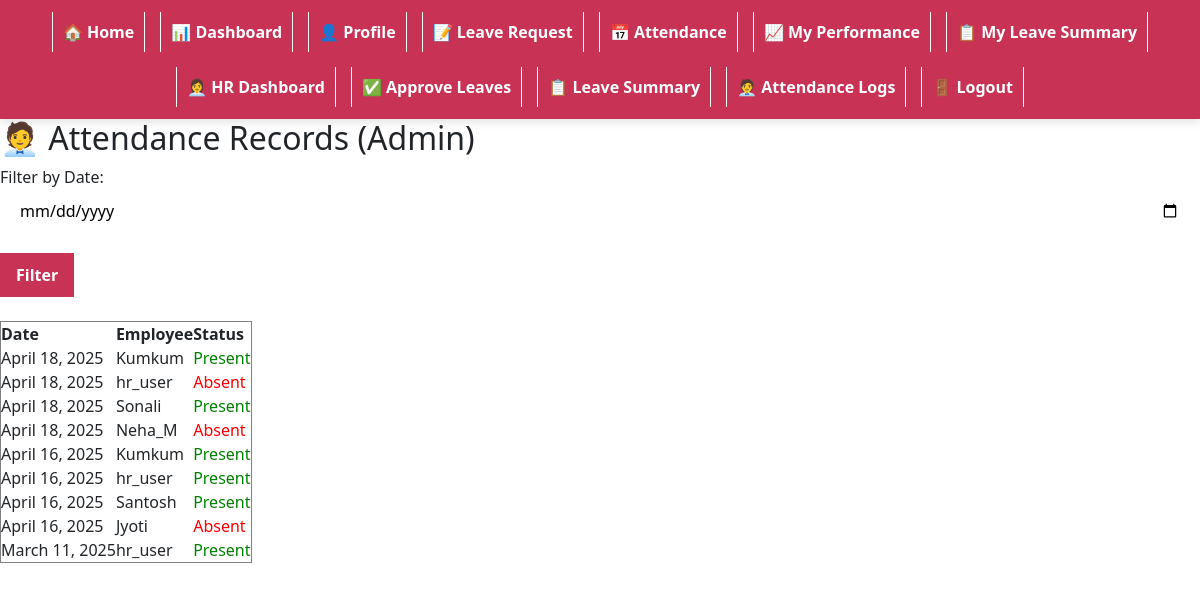
The app's page /admin-attendance/ (signed in) with its own data.
### core/models.py (models this page shows)
class Attendance(models.Model):
    employee = models.ForeignKey(User, on_delete=models.CASCADE)
    date = models.DateField(auto_now_add=True)
    status = models.CharField(max_length=10, choices=(('Present', 'Present'), ('Absent', 'Absent')))

### core/views.py (the view)
# urls.py: path('admin-attendance/', views.admin_attendance_view, name='admin_attendance'),
@staff_member_required
def admin_attendance_view(request):
    from django.db.models import Q
    from datetime import datetime
    date_str = request.GET.get("date")
    if date_str:
        try:
            filter_date = datetime.strptime(date_str, "%Y-%m-%d").date()
            records = Attendance.objects.filter(date=filter_date)
        except:
            records = Attendance.objects.all().order_by('-date')  # fallback
    else:
        records = Attendance.objects.all().order_by('-date')
    return render(request, "core/admin_attendance.html", {
        "records": records,
        "filter_date": date_str or ""
    })

### core/templates/core/admin_attendance.html (shortened to what this page needs)
{% extends "core/base.html" %}
{% block content %}
<h2>🧑‍💼 Attendance Records (Admin)</h2>
<form method="GET">
    <label for="date">Filter by Date:</label>
    <input type="date" name="date" value="{{ filter_date }}">
    <button type="submit">Filter</button>
</form>
<br>
{% if records %}
    <table border="1" cellpadding="8">
        <tr>
            <th>Date</th>
            <th>Employee</th>
            <th>Status</th>
        </tr>
        {% for rec in records %}
        <tr>
            <td>{{ rec.date }}</td>
            <td>{{ rec.employee.username }}</td>
            <td>
                {% if rec.status == "Present" %}
                    <span style="color:green;">{{ rec.status }}</span>
                {% else %}
                    <span style="color:red;">{{ rec.status }}</span>
                {% endif %}
            </td>
        </tr>
        {% endfor %}
    </table>
{% else %}
    <p>No attendance records found.</p>
{% endif %}
{% endblock %}

### core/static/core/style.css (style rules this page uses)
* { margin: 0; padding: 0; box-sizing: border-box; }
button, .btn { background-color: #c73255; color: white; border: none; padding: 10px 16px; font-size: 16px; font-weight: 600; border-radius: 6px; cursor: pointer; transition: all 0.3s ease; display: inline-block; text-decoration: none; }
input[type=text], input[type=password], input[type=date] { width: 100%; padding: 10px 20px; margin-bottom: 20px; border-radius: 25px; border: none; }

### records on screen
Attendance: date "April 18, 2025", employee.username "Kumkum", status "Present"
Attendance: date "April 18, 2025", employee.username "hr_user", status "Absent"
Attendance: date "April 18, 2025", employee.username "Sonali", status "Present"
Attendance: date "April 18, 2025", employee.username "Neha_M", status "Absent"
Attendance: date "April 16, 2025", employee.username "Kumkum", status "Present"
Attendance: date "April 16, 2025", employee.username "hr_user", status "Present"
Attendance: date "April 16, 2025", employee.username "Santosh", status "Present"
Attendance: date "April 16, 2025", employee.username "Jyoti", status "Absent"
Attendance: date "March 11, 2025", employee.username "hr_user", status "Present"
